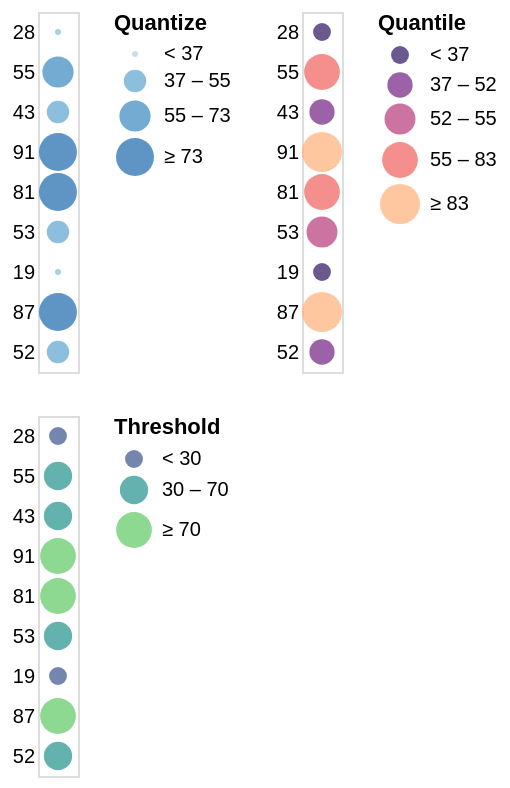

Describe this chart as a Vega-Lite specification.
### Vega specification from a JSON file in a GitHub repository (floating-point values rounded to 4 significant figures)
{"$schema": "https://vega.github.io/schema/vega/v5.json", "description": "Horizontally concatenated charts that show different types of discretizing scales.", "autosize": "pad", "padding": 5, "data": [{"name": "source_0", "values": [{"a": "A", "b": 28}, {"a": "B", "b": 55}, {"a": "C", "b": 43}, {"a": "D", "b": 91}, {"a": "E", "b": 81}, {"a": "F", "b": 53}, {"a": "G", "b": 19}, {"a": "H", "b": 87}, {"a": "I", "b": 52}]}, {"name": "data_0", "source": "source_0", "transform": [{"type": "formula", "expr": "toNumber(datum[\"b\"])", "as": "b"}]}, {"name": "data_1", "source": "data_0", "transform": [{"type": "filter", "expr": "datum[\"b\"] !== null && !isNaN(datum[\"b\"])"}]}, {"name": "data_2", "source": "data_0", "transform": [{"type": "filter", "expr": "datum[\"b\"] !== null && !isNaN(datum[\"b\"])"}]}, {"name": "data_3", "source": "data_0", "transform": [{"type": "filter", "expr": "datum[\"b\"] !== null && !isNaN(datum[\"b\"])"}]}], "signals": [{"name": "concat_0_width", "value": 20}, {"name": "concat_0_y_step", "value": 20}, {"name": "concat_0_height", "update": "bandspace(domain('concat_0_y').length, 1, 0.5) * concat_0_y_step"}, {"name": "concat_1_width", "value": 20}, {"name": "concat_1_y_step", "value": 20}, {"name": "concat_1_height", "update": "bandspace(domain('concat_1_y').length, 1, 0.5) * concat_1_y_step"}, {"name": "concat_2_width", "value": 20}, {"name": "concat_2_y_step", "value": 20}, {"name": "concat_2_height", "update": "bandspace(domain('concat_2_y').length, 1, 0.5) * concat_2_y_step"}], "layout": {"padding": 20, "bounds": "full", "align": "each", "columns": 2}, "marks": [{"type": "group", "name": "concat_0_group", "style": "cell", "encode": {"update": {"width": {"signal": "concat_0_width"}, "height": {"signal": "concat_0_height"}}}, "signals": [{"name": "width", "update": "concat_0_width"}], "marks": [{"name": "concat_0_marks", "type": "symbol", "style": ["circle"], "from": {"data": "data_1"}, "encode": {"update": {"opacity": {"value": 0.7}, "fill": {"scale": "concat_0_color", "field": "b"}, "tooltip": {"signal": "{\"b\": ''+datum[\"b\"], \"Quantize\": format(datum[\"b\"], \"\")}"}, "x": {"signal": "concat_0_width", "mult": 0.5}, "y": {"scale": "concat_0_y", "field": "b"}, "size": {"scale": "concat_0_size", "field": "b"}, "shape": {"value": "circle"}}}}], "axes": [{"scale": "concat_0_y", "orient": "left", "grid": false, "domain": false, "ticks": false, "zindex": 1}], "legends": [{"title": "Quantize", "fill": "concat_0_color", "gradientLength": {"signal": "clamp(concat_0_height, 64, 200)"}, "symbolType": "circle", "encode": {"symbols": {"update": {"shape": {"value": "circle"}, "opacity": {"value": 0.7}}}}, "size": "concat_0_size"}]}, {"type": "group", "name": "concat_1_group", "style": "cell", "encode": {"update": {"width": {"signal": "concat_1_width"}, "height": {"signal": "concat_1_height"}}}, "signals": [{"name": "width", "update": "concat_1_width"}], "marks": [{"name": "concat_1_marks", "type": "symbol", "style": ["circle"], "from": {"data": "data_2"}, "encode": {"update": {"opacity": {"value": 0.7}, "fill": {"scale": "concat_1_color", "field": "b"}, "tooltip": {"signal": "{\"b\": ''+datum[\"b\"], \"Quantile\": format(datum[\"b\"], \"d\")}"}, "x": {"signal": "concat_1_width", "mult": 0.5}, "y": {"scale": "concat_1_y", "field": "b"}, "size": {"scale": "concat_1_size", "field": "b"}, "shape": {"value": "circle"}}}}], "axes": [{"scale": "concat_1_y", "orient": "left", "grid": false, "domain": false, "ticks": false, "zindex": 1}], "legends": [{"format": "d", "title": "Quantile", "fill": "concat_1_color", "gradientLength": {"signal": "clamp(concat_1_height, 64, 200)"}, "labelOverlap": "greedy", "symbolType": "circle", "encode": {"symbols": {"update": {"shape": {"value": "circle"}, "opacity": {"value": 0.7}}}}, "size": "concat_1_size"}]}, {"type": "group", "name": "concat_2_group", "style": "cell", "encode": {"update": {"width": {"signal": "concat_2_width"}, "height": {"signal": "concat_2_height"}}}, "signals": [{"name": "width", "update": "concat_2_width"}], "marks": [{"name": "concat_2_marks", "type": "symbol", "style": ["circle"], "from": {"data": "data_3"}, "encode": {"update": {"opacity": {"value": 0.7}, "fill": {"scale": "concat_2_color", "field": "b"}, "tooltip": {"signal": "{\"b\": ''+datum[\"b\"], \"Threshold\": format(datum[\"b\"], \"\")}"}, "x": {"signal": "concat_2_width", "mult": 0.5}, "y": {"scale": "concat_2_y", "field": "b"}, "size": {"scale": "concat_2_size", "field": "b"}, "shape": {"value": "circle"}}}}], "axes": [{"scale": "concat_2_y", "orient": "left", "grid": false, "domain": false, "ticks": false, "zindex": 1}], "legends": [{"title": "Threshold", "fill": "concat_2_color", "gradientLength": {"signal": "clamp(concat_2_height, 64, 200)"}, "labelOverlap": "greedy", "symbolType": "circle", "encode": {"symbols": {"update": {"shape": {"value": "circle"}, "opacity": {"value": 0.7}}}}, "size": "concat_2_size"}]}], "scales": [{"name": "concat_0_y", "type": "point", "domain": {"data": "data_1", "field": "b"}, "range": {"step": {"signal": "concat_0_y_step"}}, "padding": 0.5}, {"name": "concat_0_color", "type": "quantize", "domain": {"data": "data_1", "field": "b"}, "range": "ramp", "zero": true, "interpolate": "hcl"}, {"name": "concat_0_size", "type": "quantize", "domain": {"data": "data_1", "field": "b"}, "range": {"signal": "sequence(9, 361 + (361 - 9) / (4 - 1), (361 - 9) / (4 - 1))"}, "zero": false}, {"name": "concat_1_y", "type": "point", "domain": {"data": "data_2", "field": "b"}, "range": {"step": {"signal": "concat_1_y_step"}}, "padding": 0.5}, {"name": "concat_1_color", "type": "quantile", "domain": {"data": "data_2", "field": "b"}, "range": {"scheme": "magma"}, "interpolate": "hcl"}, {"name": "concat_1_size", "type": "quantile", "domain": {"data": "data_2", "field": "b"}, "range": [80, 160, 240, 320, 400]}, {"name": "concat_2_y", "type": "point", "domain": {"data": "data_3", "field": "b"}, "range": {"step": {"signal": "concat_2_y_step"}}, "padding": 0.5}, {"name": "concat_2_color", "type": "threshold", "domain": [30, 70], "range": {"scheme": "viridis"}, "interpolate": "hcl"}, {"name": "concat_2_size", "type": "threshold", "domain": [30, 70], "range": [80, 200, 320]}]}
